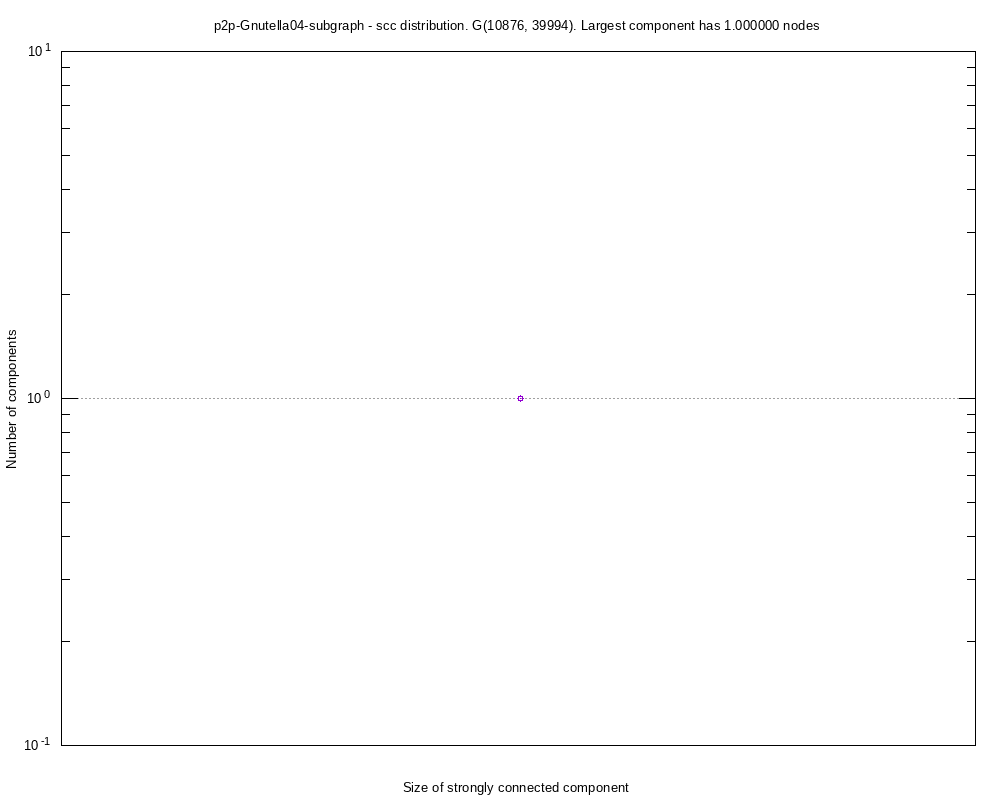

gnuplot code for this plot:
#
# p2p-Gnutella04-subgraph - scc distribution. G(10876, 39994). Largest component has 1.000000 nodes (Fri Sep  6 19:15:41 2019)
#

set title "p2p-Gnutella04-subgraph - scc distribution. G(10876, 39994). Largest component has 1.000000 nodes"
set key bottom right
set logscale xy 10
set format x "10^{%L}"
set mxtics 10
set format y "10^{%L}"
set mytics 10
set grid
set xlabel "Size of strongly connected component"
set ylabel "Number of components"
set tics scale 2
set terminal png font arial 10 size 1000,800
set output 'scc.p2p-Gnutella04-subgraph.png'
plot 	"scc.p2p-Gnutella04-subgraph.tab" using 1:2 title "" with linespoints pt 6
